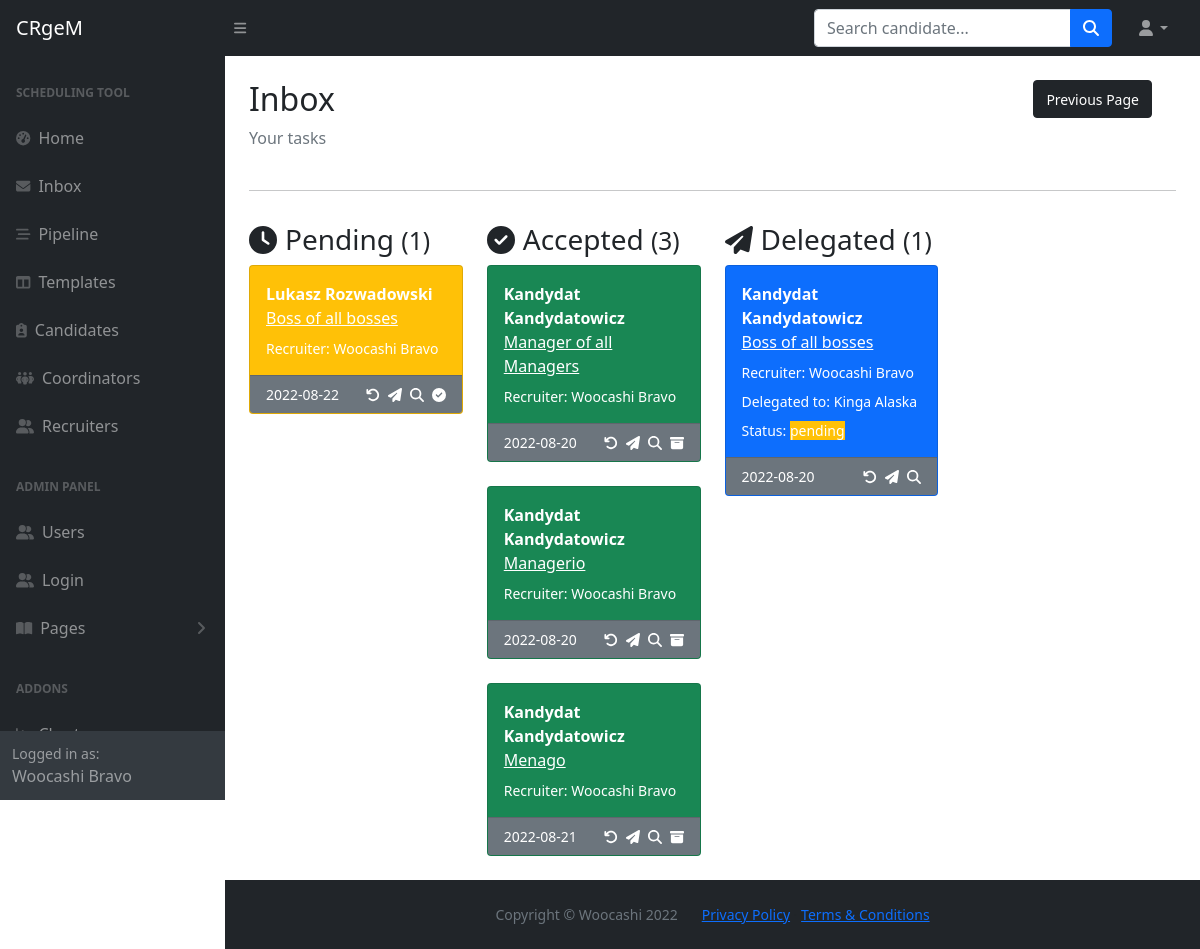
The page /inbox (signed in) on the database as committed earlier.
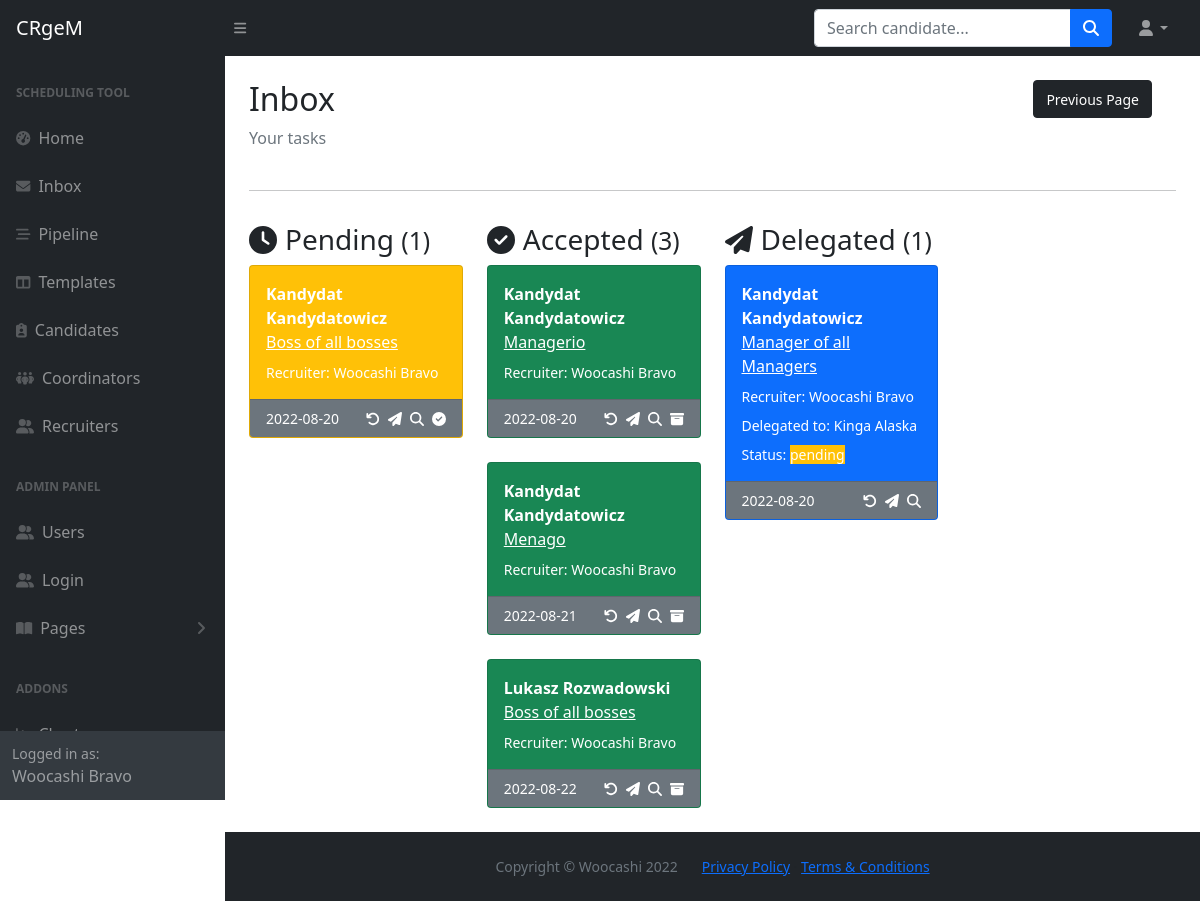
The same page on the database as committed later.
### main.py (models this page shows)
class Task(db.Model, Base):
    __tablename__="tasks"
    id = db.Column(db.Integer, primary_key=True)
    sender_id = Column(Integer, ForeignKey('users.id'), nullable=False)
    recipient_id = Column(Integer, ForeignKey('users.id'), nullable=False)
    delegate_id = Column(Integer, ForeignKey('users.id'), nullable=False)
    from_user = relationship("User", foreign_keys=[sender_id], back_populates="tasks_sent")
    to_user = relationship("User", foreign_keys=[recipient_id], back_populates="tasks_received")
    candidate_id = Column(Integer, ForeignKey('candidates.id'))
    candidate = relationship("Candidate", foreign_keys=[candidate_id], back_populates="tasks")
    interviewers = db.Column(db.String, nullable=False)
    role = db.Column(db.String, nullable=False)
    recruiter_notes = db.Column(db.Text, nullable=True)
    date_sent = db.Column(db.Date, nullable=False)
    date_received = db.Column(db.Date, nullable=True)
    date_completed = db.Column(db.Date, nullable=True)
    status = db.Column(db.String, nullable=False)
    is_archived = db.Column(db.Boolean, nullable=False)
    delegated_by = relationship("User", foreign_keys=[delegate_id], back_populates="tasks_delegated")
    interview_date = db.Column(db.Date, nullable=True)
    interview_time = db.Column(db.Time, nullable=True)
    scheduler_notes = db.Column(db.Text, nullable=True)
    completion_time = db.Column(db.DateTime, nullable=True)

class Candidate(db.Model, Base):
    __tablename__="candidates"
    id = db.Column(db.Integer, primary_key=True)
    first_name = db.Column(db.String, nullable=False)
    last_name = db.Column(db.String, nullable=False)
    full_name = db.Column(db.String, nullable=False)
    email = db.Column(db.String, nullable=False, unique=True)
    phone = db.Column(db.String, nullable=False)
    cv = db.Column(db.String, nullable=True)
    owner_id = Column(Integer, ForeignKey('users.id'))
    created_by = relationship("User", back_populates="candidates")
    created_date = db.Column(db.Date, nullable=False)
    tasks = relationship("Task", back_populates="candidate")

class User(db.Model, UserMixin, Base):
    __tablename__="users"
    id = db.Column(db.Integer, primary_key=True)
    first_name = db.Column(db.String, nullable=False)
    last_name = db.Column(db.String, nullable=False)
    full_name = db.Column(db.String, nullable=False)
    email = db.Column(db.String, nullable=False, unique=True)
    phone = db.Column(db.String, nullable=False)
    type = db.Column(db.String, nullable=False)
    password = db.Column(db.String, nullable=False)
    interviews = relationship("Interview", back_populates="created_by")
    templates = relationship("Template", back_populates="created_by")
    candidates = relationship("Candidate", back_populates="created_by")
    tasks_sent = relationship("Task", primaryjoin="User.id==Task.sender_id", back_populates="from_user")
    tasks_received = relationship("Task", primaryjoin="User.id==Task.recipient_id", back_populates="to_user")
    tasks_delegated = relationship("Task", primaryjoin="User.id==Task.delegate_id", back_populates="delegated_by")

### main.py (the view)
@app.route('/inbox')
def inbox():
    user_tasks = Task.query.filter_by(recipient_id=current_user.id).all()
    return render_template('inbox.html', user_tasks=user_tasks, tasks_count=get_tasks_count(), current_user=current_user, delegated_tasks=get_delegations())

### main.py (called while the page is built)
@login_manager.user_loader
def load_user(user_id):
    try:
        return User.query.get(user_id)
    except:
        return None

def get_tasks_count():
    delegations = Task.query.filter_by(delegate_id=current_user.id).all()
    delegated_list = []
    for task in delegations:
        if task.delegate_id == current_user.id and task.recipient_id != current_user.id:
            delegated_list.append(task)
    delegated_count = len(delegated_list)
    accepted_count = len(Task.query.filter_by(recipient_id=current_user.id, status="accepted").all())
    pending_count = len(Task.query.filter_by(recipient_id=current_user.id, status="pending").all())
    tasks_count = {
        "accepted": accepted_count,
        "pending": pending_count,
        "delegated": delegated_count,
    }
    return tasks_count

def get_delegations():
    delegations = Task.query.filter_by(delegate_id=current_user.id).all()
    return delegations

### templates/inbox.html (shortened to what the changed rows need)
{% import "bootstrap/wtf.html" as wtf %}
{% include "header.html" %}
                <main>
                    <div class="container-fluid px-4">
                        <div class="row d-flex justify-content-between">
                            <div class="col">
                                <h2 class="mt-4">Inbox</h2>
                            </div>
                        </div>
                        <div class="row">
                            {% if user_tasks %}
	                        <div class="col-xl-3">
                                {% for task in user_tasks: %}
                                {% if task.status == "pending" and task.is_archived == False %}
                                <div class="card bg-warning text-white mb-4">
                                    <div class="card-body">
                                        <div class="row">
                                            <strong>{{ task.candidate.full_name }}</strong>
                                            <u>{{ task.role}}</u>
                                        </div>
                                        <div class="row mt-2">
                                            <span class="small"> Recruiter: {{task.from_user.full_name}}</span>
                                        </div>
                                    </div>
                                    <div class="card-footer d-flex align-items-center justify-content-between bg-secondary">
                                        <div class="d-flex align-items-center justify-content-start">
                                            <span class="small">{{task.date_sent}}</span>
                                        </div>
                                        <div class="d-flex align-items-center justify-content-end">
                                            <a class="small text-white ms-2" href="#" title="Return to sender">
                                            <i class="fa-solid fa-arrow-rotate-left"></i>
                                            </a>
                                            <a class="small text-white ms-2" href="{{url_for('task_delegate', task_id=task.id)}}" title="Delegate">
                                                <i class="fa-solid fa-paper-plane"></i>
                                            </a>
                                            <a class="small text-white ms-2" href="{{url_for('check_task_details', task_id=task.id)}}" title="Check details">
                                                <i class="fa-solid fa-magnifying-glass"></i>
                                            </a>
                                            <a class="small text-white ms-2" href="{{url_for('task_accept', task_id=task.id)}}" title="Accept task">
                                                <i class="fa-solid fa-circle-check"></i>
                                            </a>
                                        </div>
                                    </div>
                                </div>
                                {% endif %}
                                {% endfor %}
                            </div>
                            <div class="col-xl-3">
                                {% for task in user_tasks: %}
                                {% if task.status == "accepted" and task.is_archived == False: %}
                                <div class="card bg-success text-white mb-4">
                                    <div class="card-body">
                                        <div class="row">
                                            <strong>{{ task.candidate.full_name }}</strong>
                                            <u>{{ task.role}}</u>
                                        </div>
                                        <div class="row mt-2">
                                            <span class="small"> Recruiter: {{task.from_user.full_name}}</span>
                                        </div>
                                    </div>
                                    <div class="card-footer d-flex align-items-center justify-content-between bg-secondary">
                                        <div class="d-flex align-items-center justify-content-start">
                                            <span class="small">{{task.date_sent}}</span>
                                        </div>
                                        <div class="d-flex align-items-center justify-content-end">
                                            <a class="small text-white ms-2" href="#" title="Return to sender">
                                                <i class="fa-solid fa-arrow-rotate-left"></i>
                                            </a>
                                            <a class="small text-white ms-2" href="{{url_for('task_delegate', task_id=task.id)}}" title="Delegate">
                                                <i class="fa-solid fa-paper-plane"></i>
                                            </a>
                                            <a class="small text-white ms-2" href="{{url_for('check_task_details', task_id=task.id)}}" title="Check details">
                                                <i class="fa-solid fa-magnifying-glass"></i>
                                            </a>
                                            <a class="small text-white ms-2" href="#" title="Archive task">
                                                <i class="fa-solid fa-box-archive"></i>
                                            </a>
                                        </div>
                                    </div>
                                </div>
                                {% endif %}
                                {% endfor %}
                            </div>
                            <div class="col-xl-3">
                                {% for task in delegated_tasks: %}
                                {% if task.delegate_id == current_user.id and task.recipient_id != current_user.id and task.is_archived == False: %}
                                <div class="card bg-primary text-white mb-4">
                                    <div class="card-body">
                                        <div class="row">
                                            <strong>{{ task.candidate.full_name }}</strong>
                                            <u>{{ task.role}}</u>
                                        </div>
                                        <div class="row mt-2">
                                            <span class="small"> Recruiter: {{task.from_user.full_name}}</span>
                                        </div>
                                        <div class="row mt-2">
                                            <span class="small"> Delegated to: {{task.to_user.full_name}}</span>
                                        </div>
                                        {% if task.status == "pending" %}
                                        <div class="row mt-2">
                                            <span class="small"> Status: <span class="bg-warning">{{task.status}}</span></span>
                                        </div>
                                        {% elif task.status == "accepted" %}
                                        <div class="row mt-2">
                                            <span class="small"> Status: <span class="bg-success">{{task.status}}</span></span>
                                        </div>
                                        {% endif %}
                                    </div>
                                    <div class="card-footer d-flex align-items-center justify-content-between bg-secondary">
                                        <div class="d-flex align-items-center justify-content-start">
                                            <span class="small">{{task.date_sent}}</span>
                                        </div>
                                        <div class="d-flex align-items-center justify-content-end">
                                            <a class="small text-white ms-2" href="#" title="Return to sender">
                                            <i class="fa-solid fa-arrow-rotate-left"></i>
                                            </a>
                                            <a class="small text-white ms-2" href="{{url_for('task_delegate', task_id=task.id)}}" title="Delegate">
                                                <i class="fa-solid fa-paper-plane"></i>
                                            </a>
                                            <a class="small text-white ms-2" href="{{url_for('check_task_details', task_id=task.id)}}" title="Check details">
                                                <i class="fa-solid fa-magnifying-glass"></i>
                                            </a>
                                        </div>
                                    </div>
                                </div>
                                {% endif %}
                                {% endfor %}
                            {% else %}
                            <div>You don't have any tasks yet!</div>
                            {% endif %}
                        </div>
                    </div>
                    </div>
                </main>
{% include 'footer.html' %}

Rows that differ between the two databases and show on the page:
changed Task (number 1 of 5 on the later page): moves from the list under "Delegated (1)" to the list under "Pending (1)"
changed Task "Lukasz Rozwadowski": moves from the list under "Pending (1)" to the list under "Accepted (3)"
changed Task "Manager of all Managers": moves from the list under "Accepted (3)" to the list under "Delegated (1)"
